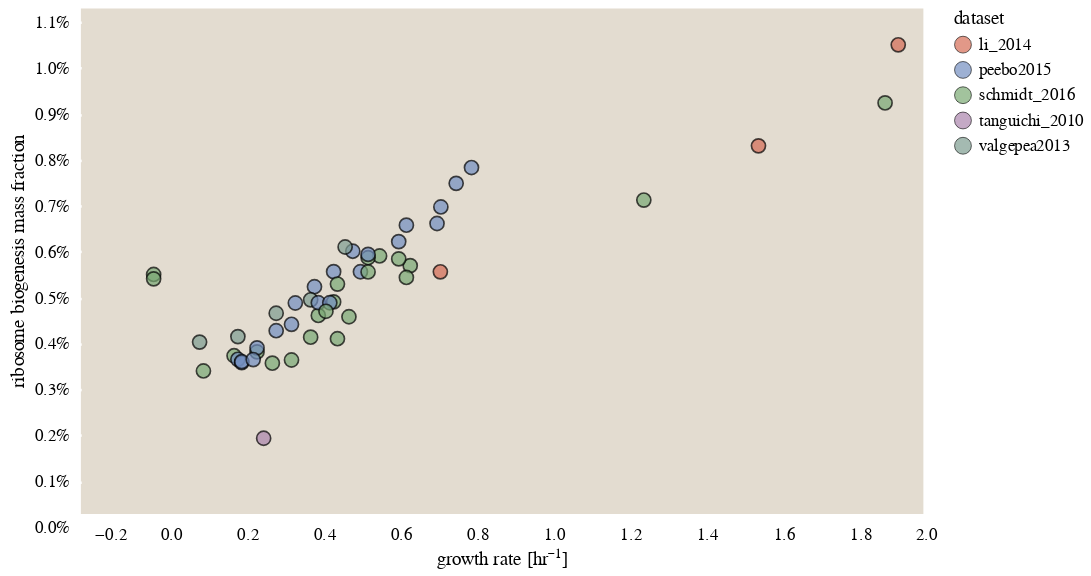

The notebook cell this image was saved under:
### Code cell
base = alt.Chart(ribo_frac, width=500, height=300)

# Define the defaults
defaults = {'stroke':alt.value('black'),
            'strokeWidth':alt.value(1),
            'fill':'dataset', 
            'x' : alt.X('growth_rate_hr', axis=alt.Axis(title='growth rate [hr\u207b\u00b9]')),
            'tooltip':['condition', 'dataset','growth_rate_hr']} 
           
# Encode the points. 
frac_mass = base.mark_point(size=70).encode( 
        y = alt.Y('frac_mass', axis=alt.Axis(format='%', title='ribosome biogenesis mass fraction')),
        **defaults
).interactive()

frac_mass

### Figure 1 — Vega-Lite specification as saved in the notebook (floating-point values rounded to 4 significant figures)
{"$schema": "https://vega.github.io/schema/vega-lite/v3.4.0.json", "config": {"axis": {"domainColor": null, "grid": false, "labelFont": "Lucida Sans", "tickColor": "white", "tickOffset": 8, "tickWidth": 1.5, "ticks": true, "titleFont": "Lucida Sans", "titleFontWeight": 400}, "background": "white", "group": {"fill": "#E3DCD0"}, "legend": {"labelFont": "Lucida Sans", "titleFont": "Lucida Sans", "titleFontWeight": 400}, "mark": {"stroke": "black", "strokeWidth": 0.5}, "range": {"category": ["#D56C55", "#738FC1", "#7AA974", "#AB85AC", "#7E9D90", "#905426", "#EAC264"]}, "title": {"anchor": "middle", "font": "Lucida Sans", "fontWeight": 400}, "view": {"fill": "#E3DCD0", "height": 300, "strokeWidth": 0, "width": 400}}, "data": {"name": "data-d52d8dce06a53ee042f1ac0a55ffd206"}, "datasets": {"data-d52d8dce06a53ee042f1ac0a55ffd206": [{"condition": "42C", "dataset": "schmidt_2016", "frac_mass": 0.005402, "frac_size": 0.008623, "growth_rate_hr": 0.66, "ribo_mass": 45.4, "ribo_size": 40506, "tot_count": 3839255, "tot_mass": 8404.0}, {"condition": "M9_minimal_glucose_30C", "dataset": "tanguichi_2010", "frac_mass": 0.001647, "frac_size": 0.003313, "growth_rate_hr": 0.2773, "ribo_mass": 0.3056, "ribo_size": 256.0, "tot_count": 3839255, "tot_mass": 185.6}, {"condition": "MOPS complete", "dataset": "li_2014", "frac_mass": 0.01021, "frac_size": 0.01113, "growth_rate_hr": 1.934, "ribo_mass": 215.0, "ribo_size": 179304, "tot_count": 3839255, "tot_mass": 21070.0}, {"condition": "MOPS complete without methionine", "dataset": "li_2014", "frac_mass": 0.008009, "frac_size": 0.01062, "growth_rate_hr": 1.569, "ribo_mass": 112.2, "ribo_size": 96572, "tot_count": 3839255, "tot_mass": 14010.0}, {"condition": "MOPS minimal", "dataset": "li_2014", "frac_mass": 0.005269, "frac_size": 0.006667, "growth_rate_hr": 0.7387, "ribo_mass": 39.07, "ribo_size": 31875, "tot_count": 3839255, "tot_mass": 7416.0}, {"condition": "acetate", "dataset": "schmidt_2016", "frac_mass": 0.00328, "frac_size": 0.005484, "growth_rate_hr": 0.3, "ribo_mass": 21.26, "ribo_size": 18330, "tot_count": 3839255, "tot_mass": 6483.0}, {"condition": "chemostat_u0.12", "dataset": "schmidt_2016", "frac_mass": 0.003111, "frac_size": 0.004924, "growth_rate_hr": 0.12, "ribo_mass": 16.65, "ribo_size": 13272, "tot_count": 3839255, "tot_mass": 5350.0}, {"condition": "chemostat_u0.2", "dataset": "schmidt_2016", "frac_mass": 0.003442, "frac_size": 0.005507, "growth_rate_hr": 0.2, "ribo_mass": 20.2, "ribo_size": 16498, "tot_count": 3839255, "tot_mass": 5868.0}, {"condition": "chemostat_u0.35", "dataset": "schmidt_2016", "frac_mass": 0.003349, "frac_size": 0.005304, "growth_rate_hr": 0.35, "ribo_mass": 22.73, "ribo_size": 18666, "tot_count": 3839255, "tot_mass": 6786.0}, {"condition": "chemostat_u0.5", "dataset": "schmidt_2016", "frac_mass": 0.004291, "frac_size": 0.006831, "growth_rate_hr": 0.5, "ribo_mass": 32.72, "ribo_size": 27688, "tot_count": 3839255, "tot_mass": 7626.0}, {"condition": "fructose", "dataset": "schmidt_2016", "frac_mass": 0.005145, "frac_size": 0.008234, "growth_rate_hr": 0.65, "ribo_mass": 43.09, "ribo_size": 38168, "tot_count": 3839255, "tot_mass": 8374.0}, {"condition": "fumarate", "dataset": "schmidt_2016", "frac_mass": 0.00432, "frac_size": 0.007017, "growth_rate_hr": 0.42, "ribo_mass": 30.8, "ribo_size": 27101, "tot_count": 3839255, "tot_mass": 7131.0}, {"condition": "galactose", "dataset": "schmidt_2016", "frac_mass": 0.003526, "frac_size": 0.005861, "growth_rate_hr": 0.26, "ribo_mass": 21.85, "ribo_size": 19365, "tot_count": 3839255, "tot_mass": 6196.0}, {"condition": "glucosamine", "dataset": "schmidt_2016", "frac_mass": 0.004614, "frac_size": 0.007318, "growth_rate_hr": 0.46, "ribo_mass": 34.01, "ribo_size": 30040, "tot_count": 3839255, "tot_mass": 7370.0}, {"condition": "glucose", "dataset": "schmidt_2016", "frac_mass": 0.005613, "frac_size": 0.008911, "growth_rate_hr": 0.58, "ribo_mass": 44.93, "ribo_size": 40214, "tot_count": 3839255, "tot_mass": 8004.0}, {"condition": "glucose_minimal", "dataset": "peebo2015", "frac_mass": 0.003364, "frac_size": 0.005574, "growth_rate_hr": 0.21, "ribo_mass": 23.42, "ribo_size": 21410.0, "tot_count": 3839255, "tot_mass": 6962.0}, {"condition": "glucose_minimal", "dataset": "peebo2015", "frac_mass": 0.003291, "frac_size": 0.005469, "growth_rate_hr": 0.22, "ribo_mass": 23.12, "ribo_size": 21100.0, "tot_count": 3839255, "tot_mass": 7025.0}, {"condition": "glucose_minimal", "dataset": "peebo2015", "frac_mass": 0.003614, "frac_size": 0.005944, "growth_rate_hr": 0.26, "ribo_mass": 24.81, "ribo_size": 22720.0, "tot_count": 3839255, "tot_mass": 6865.0}, {"condition": "glucose_minimal", "dataset": "peebo2015", "frac_mass": 0.003986, "frac_size": 0.006486, "growth_rate_hr": 0.31, "ribo_mass": 27.68, "ribo_size": 25270.0, "tot_count": 3839255, "tot_mass": 6944.0}, {"condition": "glucose_minimal", "dataset": "peebo2015", "frac_mass": 0.00459, "frac_size": 0.007313, "growth_rate_hr": 0.36, "ribo_mass": 29.87, "ribo_size": 27430.0, "tot_count": 3839255, "tot_mass": 6507.0}, {"condition": "glucose_minimal", "dataset": "peebo2015", "frac_mass": 0.004944, "frac_size": 0.00787, "growth_rate_hr": 0.41, "ribo_mass": 31.83, "ribo_size": 29260.0, "tot_count": 3839255, "tot_mass": 6438.0}, {"condition": "glucose_minimal", "dataset": "peebo2015", "frac_mass": 0.005272, "frac_size": 0.00833, "growth_rate_hr": 0.46, "ribo_mass": 33.42, "ribo_size": 30830.0, "tot_count": 3839255, "tot_mass": 6340.0}, {"condition": "glucose_minimal", "dataset": "peebo2015", "frac_mass": 0.005716, "frac_size": 0.008904, "growth_rate_hr": 0.51, "ribo_mass": 35.0, "ribo_size": 32210.0, "tot_count": 3839255, "tot_mass": 6123.0}, {"condition": "glucose_minimal", "dataset": "valgepea2013", "frac_mass": 0.003739, "frac_size": 0.005827, "growth_rate_hr": 0.11, "ribo_mass": 12.7, "ribo_size": 10509, "tot_count": 3839255, "tot_mass": 3395.0}, {"condition": "glucose_minimal", "dataset": "valgepea2013", "frac_mass": 0.003858, "frac_size": 0.006095, "growth_rate_hr": 0.21, "ribo_mass": 15.93, "ribo_size": 13265, "tot_count": 3839255, "tot_mass": 4130.0}, {"condition": "glucose_minimal", "dataset": "valgepea2013", "frac_mass": 0.004367, "frac_size": 0.006918, "growth_rate_hr": 0.31, "ribo_mass": 23.83, "ribo_size": 20172, "tot_count": 3839255, "tot_mass": 5458.0}, {"condition": "glucose_minimal", "dataset": "valgepea2013", "frac_mass": 0.004659, "frac_size": 0.00733, "growth_rate_hr": 0.4, "ribo_mass": 29.06, "ribo_size": 24971, "tot_count": 3839255, "tot_mass": 6238.0}, {"condition": "glucose_minimal", "dataset": "valgepea2013", "frac_mass": 0.005808, "frac_size": 0.009105, "growth_rate_hr": 0.49, "ribo_mass": 39.95, "ribo_size": 34957, "tot_count": 3839255, "tot_mass": 6879.0}, {"condition": "glycerol", "dataset": "schmidt_2016", "frac_mass": 0.005002, "frac_size": 0.008013, "growth_rate_hr": 0.47, "ribo_mass": 36.99, "ribo_size": 32871, "tot_count": 3839255, "tot_mass": 7394.0}, {"condition": "glycerol_pAA", "dataset": "schmidt_2016", "frac_mass": 0.00683, "frac_size": 0.01042, "growth_rate_hr": 1.27, "ribo_mass": 74.56, "ribo_size": 67473, "tot_count": 3839255, "tot_mass": 10920.0}, {"condition": "lb_miller", "dataset": "schmidt_2016", "frac_mass": 0.008943, "frac_size": 0.01277, "growth_rate_hr": 1.9, "ribo_mass": 110.1, "ribo_size": 98730, "tot_count": 3839255, "tot_mass": 12310.0}, {"condition": "mannose", "dataset": "schmidt_2016", "frac_mass": 0.003813, "frac_size": 0.006155, "growth_rate_hr": 0.47, "ribo_mass": 28.34, "ribo_size": 24641, "tot_count": 3839255, "tot_mass": 7434.0}, {"condition": "osmotic_stress_glucose", "dataset": "schmidt_2016", "frac_mass": 0.005575, "frac_size": 0.008574, "growth_rate_hr": 0.55, "ribo_mass": 43.31, "ribo_size": 39377, "tot_count": 3839255, "tot_mass": 7769.0}, {"condition": "pH6", "dataset": "schmidt_2016", "frac_mass": 0.005549, "frac_size": 0.008606, "growth_rate_hr": 0.63, "ribo_mass": 44.56, "ribo_size": 40179, "tot_count": 3839255, "tot_mass": 8029.0}, {"condition": "pyruvate", "dataset": "schmidt_2016", "frac_mass": 0.003846, "frac_size": 0.006354, "growth_rate_hr": 0.4, "ribo_mass": 26.93, "ribo_size": 23639, "tot_count": 3839255, "tot_mass": 7002.0}, {"condition": "rich", "dataset": "peebo2015", "frac_mass": 0.003315, "frac_size": 0.005459, "growth_rate_hr": 0.22, "ribo_mass": 22.38, "ribo_size": 20480.0, "tot_count": 3839255, "tot_mass": 6750.0}, {"condition": "rich", "dataset": "peebo2015", "frac_mass": 0.003359, "frac_size": 0.005688, "growth_rate_hr": 0.25, "ribo_mass": 22.43, "ribo_size": 21160.0, "tot_count": 3839255, "tot_mass": 6677.0}, {"condition": "rich", "dataset": "peebo2015", "frac_mass": 0.004126, "frac_size": 0.006712, "growth_rate_hr": 0.35, "ribo_mass": 28.5, "ribo_size": 26200.0, "tot_count": 3839255, "tot_mass": 6906.0}, {"condition": "rich", "dataset": "peebo2015", "frac_mass": 0.004596, "frac_size": 0.007343, "growth_rate_hr": 0.42, "ribo_mass": 31.92, "ribo_size": 29390.0, "tot_count": 3839255, "tot_mass": 6945.0}, {"condition": "rich", "dataset": "peebo2015", "frac_mass": 0.004595, "frac_size": 0.00751, "growth_rate_hr": 0.45, "ribo_mass": 31.84, "ribo_size": 29990.0, "tot_count": 3839255, "tot_mass": 6929.0}, {"condition": "rich", "dataset": "peebo2015", "frac_mass": 0.00527, "frac_size": 0.008383, "growth_rate_hr": 0.53, "ribo_mass": 36.66, "ribo_size": 33990.0, "tot_count": 3839255, "tot_mass": 6957.0}, {"condition": "rich", "dataset": "peebo2015", "frac_mass": 0.005648, "frac_size": 0.008896, "growth_rate_hr": 0.55, "ribo_mass": 37.46, "ribo_size": 34620.0, "tot_count": 3839255, "tot_mass": 6632.0}, {"condition": "rich", "dataset": "peebo2015", "frac_mass": 0.005926, "frac_size": 0.009185, "growth_rate_hr": 0.63, "ribo_mass": 40.12, "ribo_size": 37120.0, "tot_count": 3839255, "tot_mass": 6771.0}, {"condition": "rich", "dataset": "peebo2015", "frac_mass": 0.006283, "frac_size": 0.009706, "growth_rate_hr": 0.65, "ribo_mass": 41.02, "ribo_size": 38050.0, "tot_count": 3839255, "tot_mass": 6528.0}, {"condition": "rich", "dataset": "peebo2015", "frac_mass": 0.00632, "frac_size": 0.00979, "growth_rate_hr": 0.73, "ribo_mass": 41.63, "ribo_size": 38610.0, "tot_count": 3839255, "tot_mass": 6588.0}, {"condition": "rich", "dataset": "peebo2015", "frac_mass": 0.00668, "frac_size": 0.01029, "growth_rate_hr": 0.74, "ribo_mass": 42.05, "ribo_size": 39460.0, "tot_count": 3839255, "tot_mass": 6295.0}, {"condition": "rich", "dataset": "peebo2015", "frac_mass": 0.007194, "frac_size": 0.01085, "growth_rate_hr": 0.78, "ribo_mass": 44.68, "ribo_size": 41480.0, "tot_count": 3839255, "tot_mass": 6211.0}, {"condition": "rich", "dataset": "peebo2015", "frac_mass": 0.007538, "frac_size": 0.01145, "growth_rate_hr": 0.82, "ribo_mass": 43.54, "ribo_size": 40920.0, "tot_count": 3839255, "tot_mass": 5776.0}, {"condition": "stationary_1day", "dataset": "schmidt_2016", "frac_mass": 0.005211, "frac_size": 0.00778, "growth_rate_hr": -0.01, "ribo_mass": 22.7, "ribo_size": 20495, "tot_count": 3839255, "tot_mass": 4357.0}, {"condition": "stationary_3day", "dataset": "schmidt_2016", "frac_mass": 0.005115, "frac_size": 0.007829, "growth_rate_hr": -0.01, "ribo_mass": 22.33, "ribo_size": 20151, "tot_count": 3839255, "tot_mass": 4365.0}, {"condition": "succinate", "dataset": "schmidt_2016", "frac_mass": 0.004409, "frac_size": 0.007188, "growth_rate_hr": 0.44, "ribo_mass": 32.09, "ribo_size": 28493, "tot_count": 3839255, "tot_mass": 7278.0}, {"condition": "xylose", "dataset": "schmidt_2016", "frac_mass": 0.005265, "frac_size": 0.008419, "growth_rate_hr": 0.55, "ribo_mass": 41.43, "ribo_size": 37142, "tot_count": 3839255, "tot_mass": 7868.0}]}, "encoding": {"fill": {"field": "dataset", "type": "nominal"}, "stroke": {"value": "black"}, "strokeWidth": {"value": 1}, "tooltip": [{"field": "condition", "type": "nominal"}, {"field": "dataset", "type": "nominal"}, {"field": "growth_rate_hr", "type": "quantitative"}], "x": {"axis": {"title": "growth rate [hr⁻¹]"}, "field": "growth_rate_hr", "type": "quantitative"}, "y": {"axis": {"format": "%", "title": "ribosome biogenesis mass fraction"}, "field": "frac_mass", "type": "quantitative"}}, "height": 300, "mark": {"size": 70, "type": "point"}, "selection": {"selector012": {"bind": "scales", "encodings": ["x", "y"], "type": "interval"}}, "width": 500}
